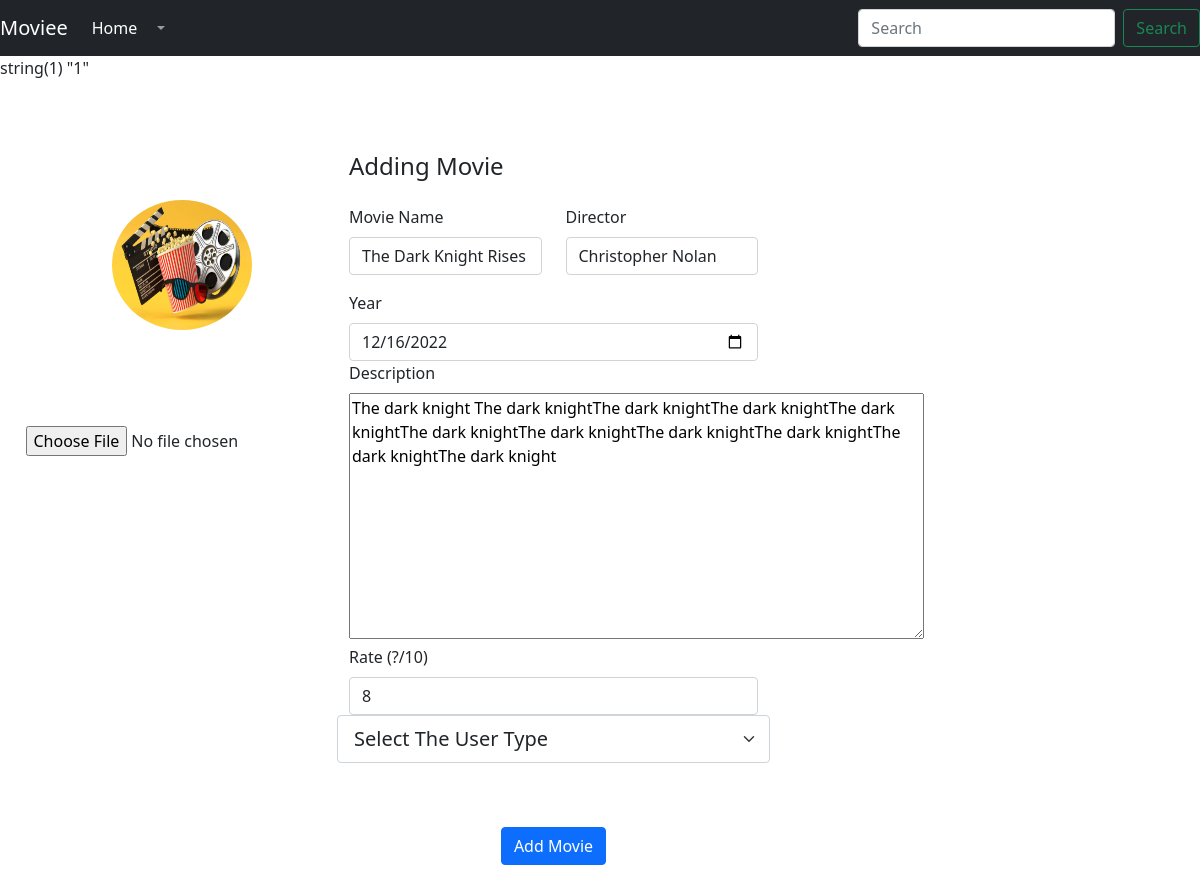
/MovieEdit.php?id=1 (signed in), run on the app's committed database.
### tables this page shows
CREATE TABLE IF NOT EXISTS `movies` (
  `MovieId` int(11) NOT NULL AUTO_INCREMENT,
  `MovieName` varchar(30) NOT NULL,
  `Director` varchar(30) NOT NULL,
  `Year` date NOT NULL,
  `Rate` int(11) NOT NULL,
  `Image` varchar(30) NOT NULL,
  `Description` varchar(700) NOT NULL,
  `Current` date NOT NULL,
  `Owner` varchar(30) NOT NULL,
  `Status` int(11) NOT NULL,
  PRIMARY KEY (`MovieId`)
);

### MovieEdit.php (the view, shortened to what this page needs)
<?php
   require_once("./main.php");
   $control = $db->prepare('SELECT * FROM movies WHERE MovieId = ?');
    $control->execute([$_GET['id']]);
    $result = $control->fetchAll()[0];
    var_dump($_GET['id']);
?>
<!DOCTYPE html>
<html lang="en">
<head>
    <link href="https://maxcdn.bootstrapcdn.com/font-awesome/4.3.0/css/font-awesome.min.css" rel="stylesheet">
    <link rel="stylesheet" href="https://cdn.jsdelivr.net/npm/bootstrap@5.0.0-alpha1/dist/css/bootstrap.min.css">
    <link rel="stylesheet" href="https://cdn.jsdelivr.net/npm/bootstrap@5.0.0-alpha1/dist/js/bootstrap.bundle.min.js">
    <link rel="stylesheet" href="https://cdnjs.cloudflare.com/ajax/libs/jquery/3.2.1/jquery.min.js">
    <link rel="stylesheet" href="styleBackground.css">
</head>
<body>
<form method="POST" action="" enctype="multipart/form-data">
<div class="container   mt-4 mb-5">
    <div class="row">
        <div class="col-md-3">
            <div class="d-flex flex-column align-items-center text-center p-3 py-5"><img class="rounded-circle mt-5" height="130px" width="140px" src="./assets/img/istockphoto-1202770121-612x612.jpg" height="130px"></div>
            <div class="d-flex flex-column align-items-center text-center p-3 py-5"><input type="file" name="image"></div>
        </div>
        <div class="col-md-5">
            <div class="p-3 py-5">
                <div class="d-flex justify-content-between align-items-center mb-3">
                    <h4 class="text-right">Adding Movie</h4>
                </div>
                <div class="row mt-2">
                    <div class="col-md-6"><label class="labels">Movie Name</label><input type="text" class="form-control" value="<?= $result["MovieName"]?>" name="MovieName"></div>
                    <div class="col-md-6"><label class="labels">Director</label><input type="text" class="form-control"  value="<?= $result["Director"]?>" name="Director"></div>
                </div>
                <div class="row mt-3">
                <div class="col-md-12"><label class="labels">Year</label><input type="Date" class="form-control"  value="<?= $result["Year"]?>" name="Date"></div>
                    <div class="col-md-12"><label class="labels">Description</label><textarea name="Description" id="" cols="60" rows="10"><?= $result["Description"]?></textarea></div>
                    <div class="col-md-12"><label class="labels">Rate (?/10)</label><input type="number" class="form-control"  value="<?= $result["Rate"]?>" name="Rate"></div>
                    <?php if($userData["Type"]==0){
                        echo "<select class='form-select form-select-lg mb-3' aria-label='.form-select-lg example' name='UserType'>
                        <option selected>Select The User Type</option>
                        <option value='0'>Admin</option>
                        <option value='1'>Firm User</option>
                        <option value='2'>Movie Editor</option>
                        <option value='3'>Movie Lover</option>
                        </select>
                        ";
                    } ?>
                </div>
                <div class="mt-5 text-center"><button class="btn btn-primary profile-button" type="submit" name="save"> Add Movie </button></div>
            </div>
        </div>
    </div>
</div>
</form>

### styleBackground.css (style rules this page uses)
body { background-image: url(./assets/img/background.jpg); background-size: cover; }

### main.php (style rules this page uses)
body { background: rgb(2,0,36); background: linear-gradient(90deg, rgba(2,0,36,1) 0%, rgba(124,7,144,1) 33%, rgba(9,9,121,1) 93%, rgba(0,212,255,1) 100%); }

### data on the page
movies: MovieName "The Dark Knight Rises", Director "Christopher Nolan", Date "12/16/2022", Description "The dark knight The dark knightThe dark knightThe dark knightThe dark knightThe dark knightThe dark knightThe dark knightThe dark knightThe dark knightThe dark knight", Rate "8"
